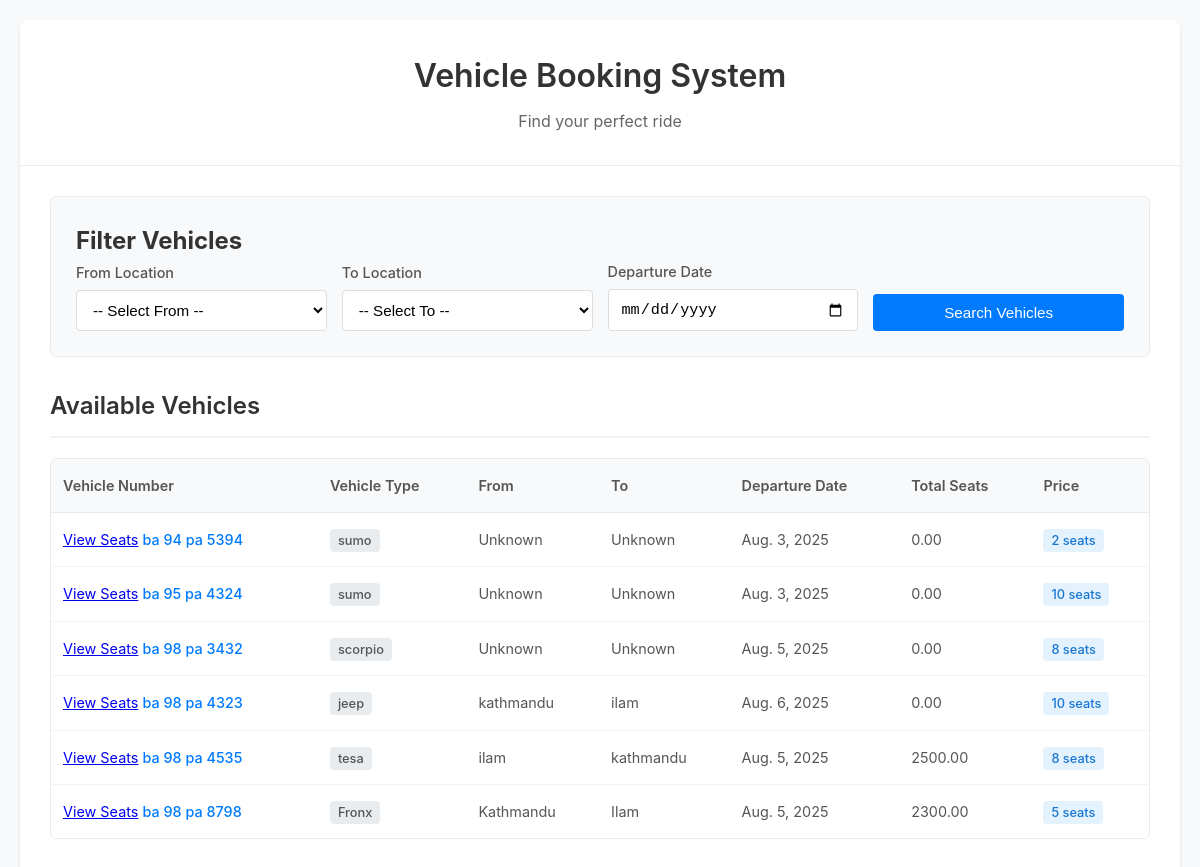
Before: /vehicles/ with the older database file.
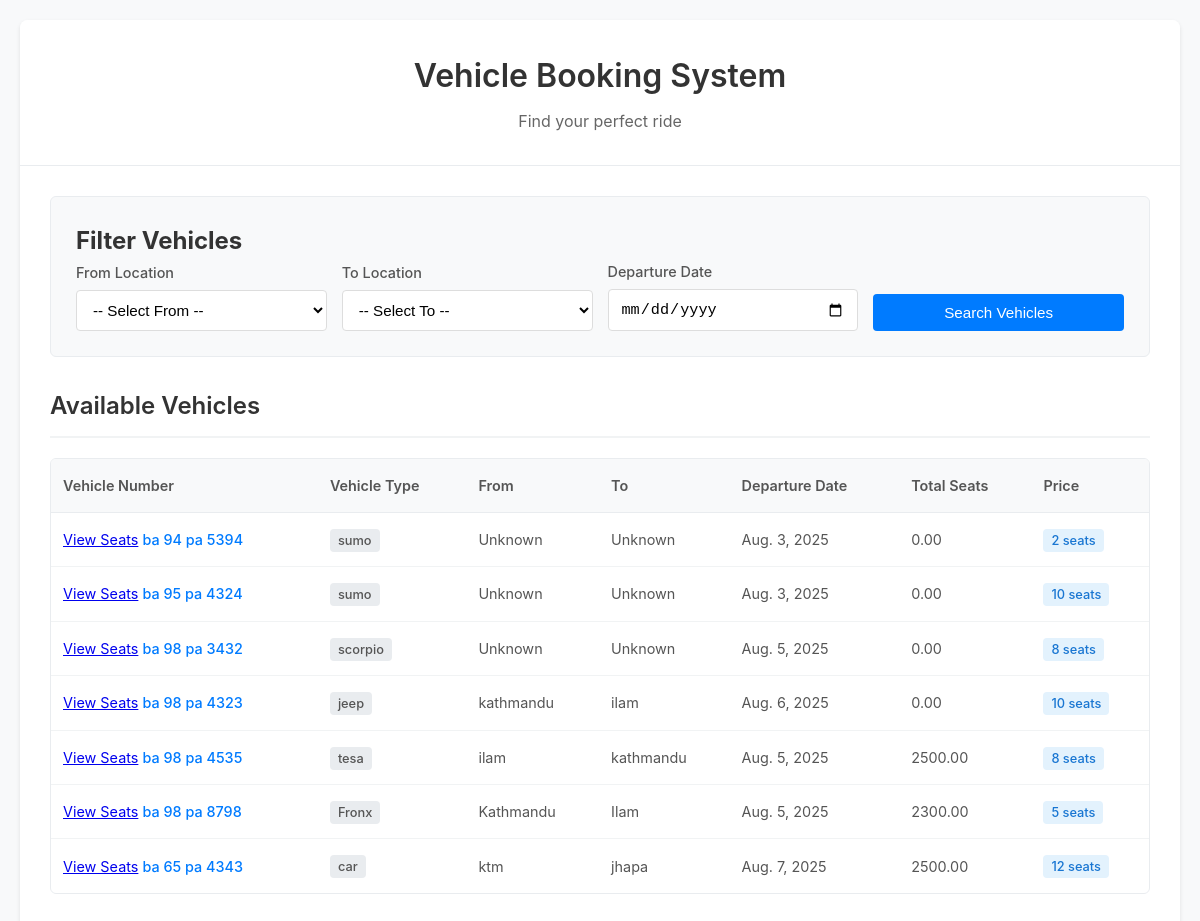
After: the same page with the newer database file.
### ticket/models.py (models this page shows, shortened)
class Vehicle(models.Model):
    vehicle_type = models.CharField(max_length=100)
    vehicle_number = models.CharField(max_length=15)
    departure_date = models.DateField(default=timezone.now)
    from_location = models.CharField(max_length=100,  default='Unknown')
    to_location= models.CharField(max_length=100, default='Unknown')
    total_seats = models.IntegerField()
    price = models.DecimalField(max_digits=10, decimal_places=2, default=0.00)

### ticket/views.py (the view)
# urls.py: path('vehicles/', views.vehicle_list, name='vehicle_list'),
def vehicle_list(request):
    vehicles = Vehicle.objects.all()
    from_value = request.GET.get('from_location')
    to_value = request.GET.get('to_location')
    date_value = request.GET.get('departure_date')
    if from_value:
        vehicles = vehicles.filter(from_location__icontains=from_value)
    if to_value:
        vehicles = vehicles.filter(to_location__icontains=to_value)
    if date_value:
        vehicles = vehicles.filter(departure_date=date_value)
    from_options = Vehicle.objects.values_list('from_location', flat=True).distinct()
    to_options = Vehicle.objects.values_list('to_location', flat=True).distinct()
    context = {
        'vehicles': vehicles,
        'from_value': from_value,
        'to_value': to_value,
        'date_value': date_value,
        'from_options': from_options,
        'to_options': to_options,
    }
    return render(request, 'ticket/vehicle_list.html', context)

### ticket/templates/ticket/vehicle_list.html (shortened to what this page needs)
<!DOCTYPE html>
<html lang="en">
<head>
</head>
<body>
    <div class="container">
        <div class="header">
            <h1>Vehicle Booking System</h1>
            <p>Find your perfect ride</p>
        </div>
        <div class="content">
            <div class="filter-section">
                <h2>Filter Vehicles</h2>
                <form method="get" class="filter-form">
                    <div class="form-group">
                        <label for="from_location">From Location</label>
                        <select name="from_location" id="from_location">
                            <option value="">-- Select From --</option>
                        </select>
                    </div>
                    <div class="form-group">
                        <label for="to_location">To Location</label>
                        <select name="to_location" id="to_location">
                            <option value="">-- Select To --</option>
                        </select>
                    </div>
                    <div class="form-group">
                        <label for="departure_date">Departure Date</label>
                        <input type="date" name="departure_date" id="departure_date" value="{{ date_value }}">
                    </div>
                    <div class="form-group">
                        <button type="submit" class="filter-btn">Search Vehicles</button>
                    </div>
                </form>
            </div>
            <div class="section">
                <h2>Available Vehicles</h2>
                <div class="table-container">
                    <table>
                        <thead>
                            <tr>
                                <th>Vehicle Number</th>
                                <th>Vehicle Type</th>
                                <th>From</th>
                                <th>To</th>
                                <th>Departure Date</th>
                                <th>Total Seats</th>
                                <th>Price</th>
                            </tr>
                        </thead>
                        <tbody>
                            {% for vehicle in vehicles %}
                                <tr>
                                    <td>
                                        <a href="{% url 'seat_selection' vehicle.id %}">View Seats</a>
                                        <span class="vehicle-link">
    {{ vehicle.vehicle_number }}
</span>
                                    </td>
                                    <td>
                                        <span class="vehicle-type-badge">{{ vehicle.vehicle_type }}</span>
                                    </td>
                                    <td>{{ vehicle.from_location }}</td>
                                    <td>{{ vehicle.to_location }}</td>
                                    <td>{{ vehicle.departure_date }}</td>
                                    <td>{{ vehicle.price }}</td>
                                    <td>
                                        <span class="seats-count">{{ vehicle.total_seats }} seats</span>
                                    </td>
                                </tr>
                            {% empty %}
                                <tr>
                                    <td colspan="6" class="no-results">
                                        No vehicles found for the selected criteria.
                                    </td>
                                </tr>
                            {% endfor %}
                        </tbody>
                    </table>
                </div>
            </div>
        </div>
    </div>
</body>
</html>

Changed rows visible on the page:
added Vehicle: vehicle_number "ba 65 pa 4343", vehicle_type "car", from_location "ktm", to_location "jhapa", departure_date "Aug. 7, 2025", price "2500.00", total_seats "12"
